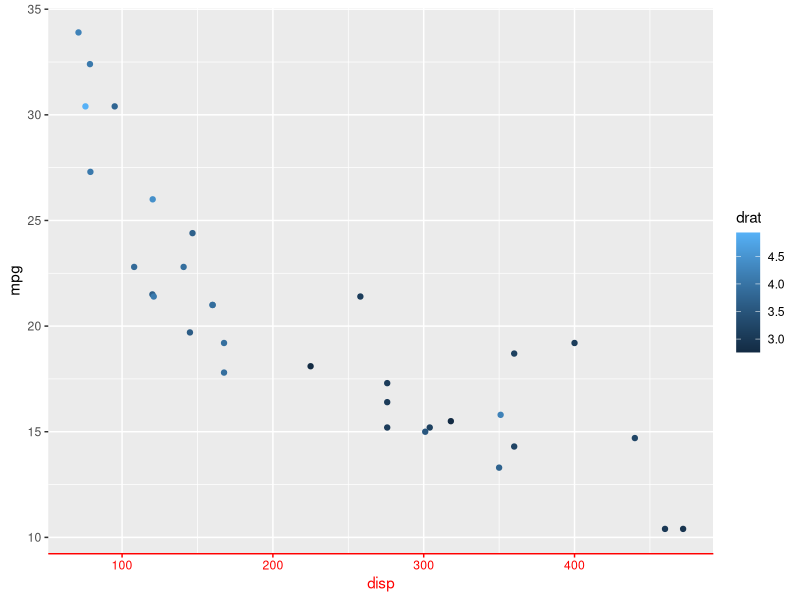

This chart was generated by the following R code: (Note: this script raises an error after producing the figure.)
# r2py crawler metadata
# package: ggplot2
# source_type: rd_example
# topic: subtheme.Rd
# source_file: C:\Users\bened\AppData\Local\R\win-library\4.5\ggplot2\help
# lines: 23

suppressPackageStartupMessages(library(ggplot2))
# A standard plot
p <- ggplot(mtcars, aes(disp, mpg, colour = drat)) +
  geom_point()

red_text <- element_text(colour = "red")
red_line <- element_line(colour = "red")

# The theme settings below:
p + theme(
  axis.title.x.bottom = red_text,
  axis.text.x.bottom  = red_text,
  axis.line.x.bottom  = red_line,
  axis.ticks.x.bottom = red_line
)

# Are equivalent to these less verbose theme settings
p + theme_sub_axis_bottom(
  title = red_text,
  text  = red_text,
  line  = red_line,
  ticks = red_line
)
